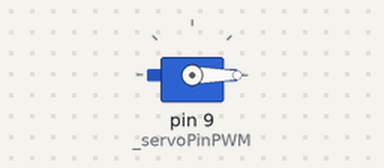
Recording of a sketch running on a simulated Arduino Uno, built with avr-gcc and run on an emulated ATmega328P. On the bench: servo. What the sketch prints to the serial monitor is not drawn.

Above: at 0.05 s.
Timing chart, 0 to 4.6 s (numbered marks = the images above):
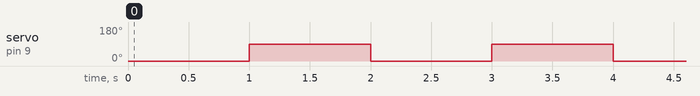

The sketch:

testServoMotor.ino
```cpp
// More information about servo motor control can be found here:
// https://learn.adafruit.com/adafruit-motor-shield-v2-for-arduino/using-rc-servos

#include <Servo.h>

// ----- PARAMS TO TWEAK ----- //
const int _portBaud = 9600; // baud rate of the serial port
const int _servoPinPWM = 9; // pin (PWM) where servo motor is connected to (either 9 or 10 on this shield)

// ----- INTERNAL PARAMS ----- //
// creates a servo object to control a servo motor
Servo servoMotor;

void setup()
{
	// initializes the serial port
	Serial.begin(_portBaud);

	// attach the servo motor to the PWM pin
	servoMotor.attach(_servoPinPWM);
}


void loop()
{
	Serial.println("Servo motor --> [0°]");
	servoMotor.write(0);
	delay(1000); // wait for 1000 ms


	Serial.println("Servo motor --> [90°]");
	servoMotor.write(90);
	delay(1000); // wait for 1000 ms
}
```

Measured:
- by itself, servo on pin 9 (_servoPinPWM): alternates 90° for 1.0 s and 0° for 1.0 s
